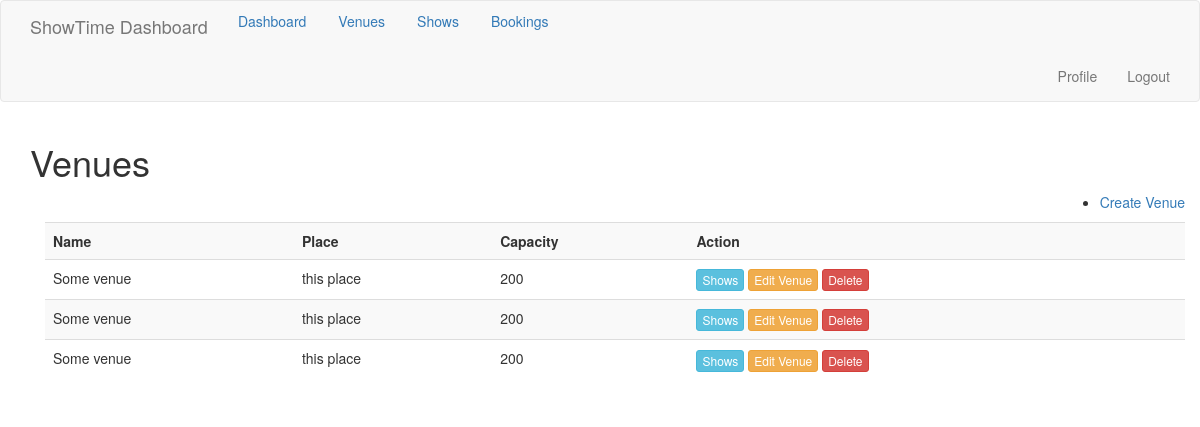
The app's page /admin/venue (signed in) with its own data.
### app/models/__init__.py (models this page shows, shortened)
class Venue( db.Model):
    __tablename__ = "venue"
    id = db.Column(db.Integer, primary_key=True)
    name = db.Column(db.String(64), nullable=False)
    place = db.Column(db.String(64), nullable=False)
    capacity = db.Column(db.Integer, nullable=False, default=0)
    timestamp = db.Column(db.DateTime, index=True, default=datetime.utcnow)
    shows = db.relationship('Show',
                                    foreign_keys='Show.venue_id',
                                    backref='venue', lazy='dynamic')

### app/main/routes.py (the view)
@bp.route('/admin/venue', methods=["GET"])
@login_required
@requires_admin
def admin_venue():
    venues = Venue.query.all()
    if venues:
        return render_template("admin/venue.html", title="Venues", venues=venues)
    return render_template("admin/venue.html", title="Venues")

### app/main/routes.py (called while the page is built)
@bp.before_app_request
def before_request():
    if current_user.is_authenticated:
        current_user.last_seen = datetime.utcnow()
        db.session.commit()

def requires_admin(f):
    @wraps(f)
    def wrapped(*arg, **kwargs):
        if current_user.isAdmin:
            return f(*arg, **kwargs)
        flash('You dont have admin access')
        return redirect(url_for('main.index'))
    return wrapped

### app/models/__init__.py (called while the page is built)
    @hybrid_property
    def isAdmin(self): #an example method - your admin view could use this method to check if a user should be given access
         if self.userType == 'admin':
             return True
         else:
             return False

    @property
    def is_authenticated(self):
        return True

    @property
    def is_anonymous(self):
        return False

    @login_manager.user_loader
    def load_user(id):
        return User.query.get(int(id))

### app/templates/admin/venue.html
{% extends "admin/base.html" %}
{% import 'bootstrap/wtf.html' as wtf %}
{% block app_content %}
    <h1>{{ title }} </h1>
       <nav aria-label="...">
            <ul class="secondery-nav navbar-right">
                <li class=""><a href="{{ url_for('main.admin_venue_add') }}">Create Venue</a></li>
            </ul>
       </nav>
    <div class="container">
        {% if venues %}
        <table style=" " class="table table-striped">
        <tr>
            <th class="type">Name</th>
            <th>Place</th>
            <th>Capacity</th>
            <th>Action</th>
        </tr>
        {% for venue in venues %}
        <tr>
            <td>{{ venue.name }}</td>
            <td>{{ venue.place }}</td>
            <td>{{ venue.capacity }}</td>
            <td>
                <a href="{{ url_for('main.admin_shows', venue_id=venue.id) }}" class="btn btn-info btn-xs">Shows</a>
                <a href="" class="btn btn-warning btn-xs">Edit Venue</a>
                <a href="" class="btn btn-danger btn-xs">Delete</a>
            </td>
        </tr>
        {% endfor %}
        </table>
        {% else %}
        <p> No venue</p>
        {% endif %}
    </div>
{% endblock %}

### records on screen
Venue: name "Some venue", place "this place", capacity "200"
Venue: name "Some venue", place "this place", capacity "200"
Venue: name "Some venue", place "this place", capacity "200"

### other values on screen
{{ 'Dashboard' }} "Dashboard"
{{ 'Venues' }} "Venues"
{{ 'Shows' }} "Shows"
{{ 'Bookings' }} "Bookings"
{{ 'Profile' }} "Profile"
{{ 'Logout' }} "Logout"
{{ title }} "Venues"
